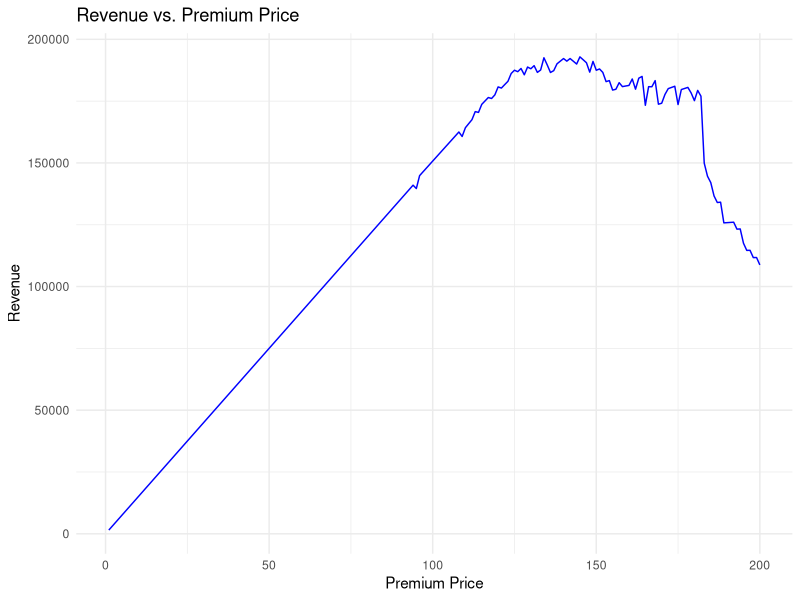
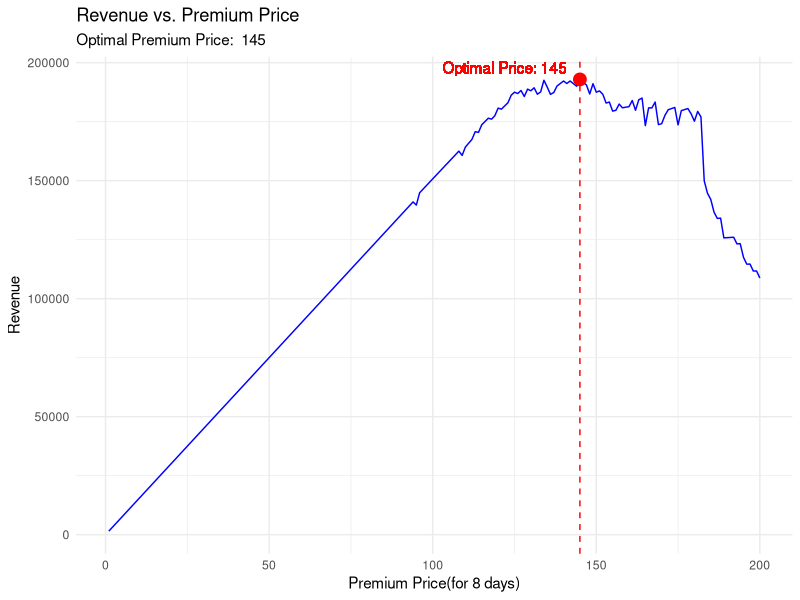

Recreate these plots in R, in order.
setwd("/Users/nick/Desktop")
data1<-read.csv("Customer Survey.csv")
print(data1)

N=nrow(data1)
total_customers=1500


for (i in 1:N){
  data1$maxwtpremium[i]=max(data1[i,4:5])
}
maxpre=max(data1$maxwtpremium)
head(data1)
table(data1$WTP_Premium_8_days)
table(data1$WTP_Regular_8_days)


# finding the optimal premium price for 8 days given regular price is 140 in order to maximize revenue 
reg_8=125

demandpre_8=rep(0,maxpre)
demandreg_8=rep(0,maxpre)
revenue=rep(0,0)
head(data1)
surplus_reg_8=rep(0,N)
for(i in 1:N)
{ surplus_reg_8[i]=data1[i,4]-reg_8
data1$surplus_reg_8[i]=surplus_reg_8[i]
}
head(data1)
#regular surplus has been found by subtracting the given regular price from willingness to pay (Regular)
#finding Premium surplus for the potential premium price, making a matrix to find all surpluses for all potential prices
surplus_pre_8=matrix(0,N,maxpre)

for(p in 1:maxpre)
{for(i in 1: N ){
  surplus_pre_8[i,p]=data1[i,5]-p
}
}


head(surplus_pre_8)
head(data1)
for(p in 1:maxpre)
{demandreg_8[p]=sum((surplus_reg_8>surplus_pre_8[,p])*(surplus_reg_8>=0))
demandpre_8[p]=sum((surplus_pre_8[,p]>surplus_reg_8)*(surplus_pre_8[,p]>=0))
revenue[p]=reg_8*demandreg_8[p]/100*1500+p*demandpre_8[p]/100*1500
maxrevenue=max(revenue)
}

print(revenue)
print(demandpre_8)
print(demandreg_8)
premium_price_8=which(revenue==maxrevenue)
print(demandreg_8[premium_price_8])
print(demandpre_8[premium_price_8])

total_pre_customer_8=demandpre_8[premium_price_8]/100*1500
total_reg_customer_8=demandreg_8[premium_price_8]/100*1500
print(total_reg_customer_8)
print(total_pre_customer_8)
print(paste("the best premium price to maximise revenue is ",premium_price_8))
print(maxrevenue)

# Assuming your revenue data is calculated correctly and is stored in the 'revenue' variable
# and the range of premium prices is from 1 to 'maxpre'

# Installing necessary package if not already installed
if (!require("ggplot2")) install.packages("ggplot2")

# Load ggplot2 for plotting
library(ggplot2)

# Create a data frame for plotting
plot_data <- data.frame(
  Premium_Price = 1:maxpre,
  Revenue = revenue
)

# Create the line plot
ggplot(plot_data, aes(x = Premium_Price, y = Revenue)) +
  geom_line(color = "blue") +
  labs(title = "Revenue vs. Premium Price",
       x = "Premium Price",
       y = "Revenue") +
  theme_minimal()

# Alternatively, if you want to highlight the premium price that maximizes revenue:
max_revenue_point <- data.frame(
  Premium_Price = premium_price_8,
  Revenue = maxrevenue
)
ggplot(plot_data, aes(x = Premium_Price, y = Revenue)) +
  geom_line(color = "blue") +
  geom_vline(xintercept = premium_price_8, color = "red", linetype = "dashed") +
  geom_point(data = max_revenue_point, aes(x = Premium_Price, y = Revenue), color = "red", size = 4) +
  geom_text(aes(x = premium_price_8, label = paste("Optimal Price:", premium_price_8), y = maxrevenue), 
            vjust = -0.5, hjust = 1.1, color = "red") +
  labs(title = "Revenue vs. Premium Price",
       subtitle = paste("Optimal Premium Price: ", premium_price_8),
       x = "Premium Price(for 8 days)",
       y = "Revenue") +
  theme_minimal()